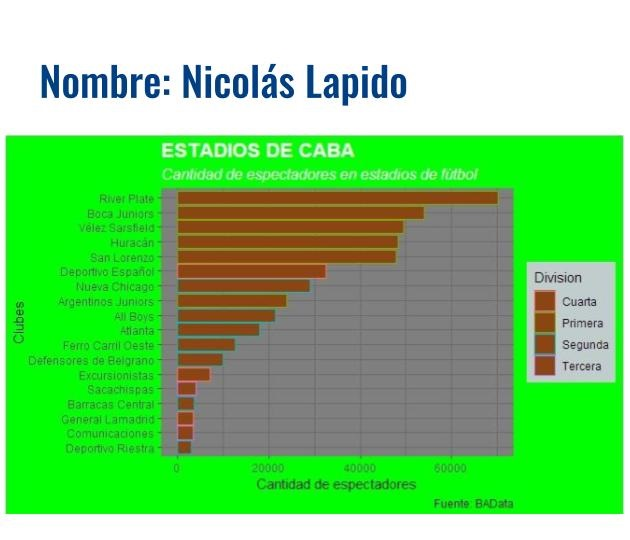

The script that drew this image:
knitr::opts_chunk$set(echo = TRUE)
library(tidyverse)
library(datos)
library(here)
library(dplyr)
library(readr)
library(readxl)

estadios_caba <- read_excel("C:/Users/USER/Desktop/Dipolomatura Datos/Visualización de Datos/DataViz/datos/estadios_caba.xlsx")

estadios_caba %>% 
  ggplot (aes(capacidad, fct_reorder(club, capacidad)))+
  geom_col (aes(color = Division),
            fill = "chocolate4")+
      theme_dark()+
  theme(plot.title = element_text(size = 16, colour = "white", face = "bold"), plot.subtitle = element_text(size = 12, colour = "white", face = "italic"), plot.background = element_rect (fill = "green"))+
  theme(legend.background = element_rect(fill = "azure3"))+
      labs (
    x = "Cantidad de espectadores",
    y = "Clubes",
    title = "ESTADIOS DE CABA",
    subtitle = "Cantidad de espectadores en estadios de fútbol",
    captions = "Fuente: BAData",
    color = "Division"
    )
